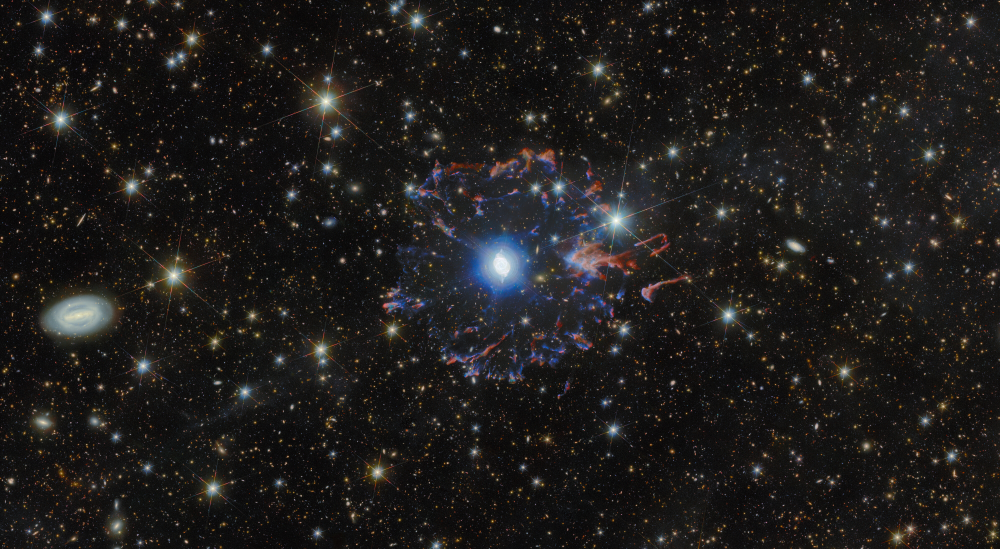
#> input picture data/input/hubble_pictures/5475_1.jpg, 4000 x 2195 px (shown at 1/4 size)
$ python preprocess.py ../../../data/input/hubble_pictures/5475_1.jpg ../../../data/input/hubble_pictures/8cf8e4a920622b88bcf7e17844bfb36c.jpg
#> lines starting #> are read from the running program, lines starting #| are printed output that depends on the picture
import sys
import numpy as np
from PIL import Image

def process_image(img_path, out_path, target_width, target_height):
#> called with target_width = 1000, target_height = 83
    img = Image.open(img_path).convert('L') # Grayscale
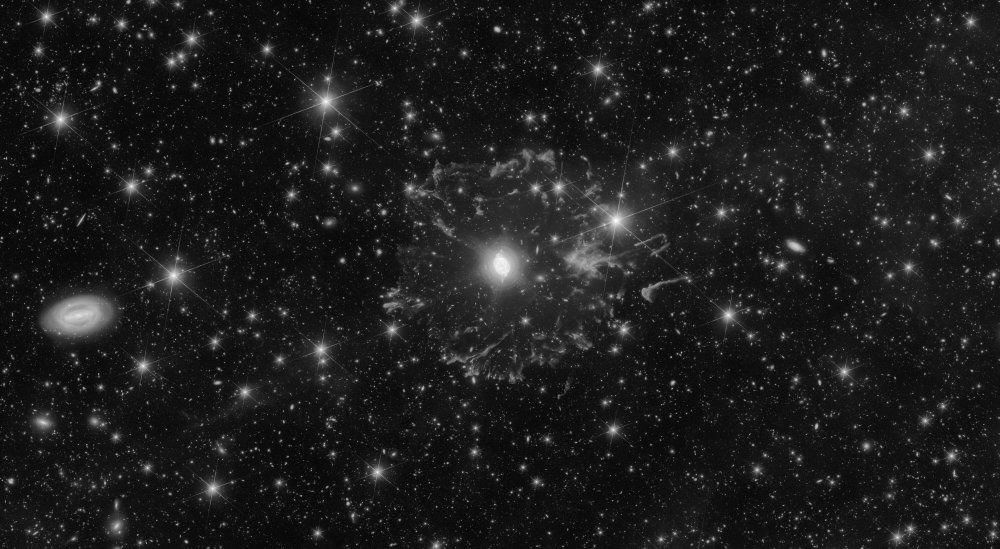
#> img: PIL image 4000x2195 L (shown at 1/4 size); min 0, max 255, mean 29.2
    img = img.resize((target_width, target_height), Image.Resampling.LANCZOS)
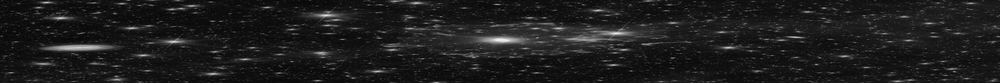
#> img: PIL image 1000x83 L; min 0, max 240, mean 29.2

    # img array shape is (target_height, target_width)
    img_array = np.array(img, dtype=np.float32)

    # Normalize to 0..1
    img_array /= 255.0

    # Optional: apply a non-linear scaling (e.g. gamma correction) so faint stars are audible but don't overwhelm
    img_array = np.power(img_array, 2.0)
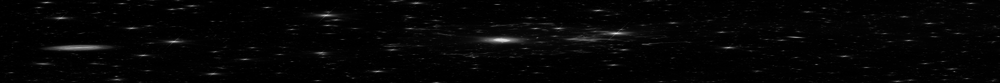
#> img_array: shape (83, 1000) float32; min 0, max 0.886, mean 0.021

    # Row 0 is top of image (high freq). We want bin 0 in our output to be low freq (bottom of image).
    # So we flip the image vertically.
    img_array = np.flipud(img_array)
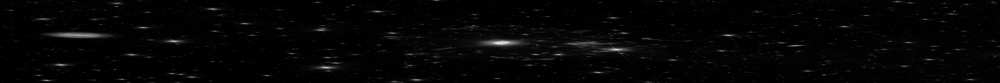
#> img_array: shape (83, 1000) float32; min 0, max 0.886, mean 0.021

    # Output needs to be read column by column.
    # Shape after transpose: (target_width, target_height)
    img_col_major = img_array.T
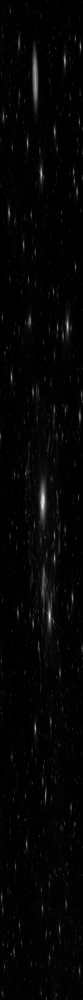
#> img_col_major: shape (1000, 83) float32; min 0, max 0.886, mean 0.021

    # Save as raw float32
    img_col_major.tofile(out_path)
    print(f"Processed {img_path} -> {out_path} (shape: {img_col_major.shape})")
#| Processed ../../../data/input/hubble_pictures/5475_1.jpg -> ../../../data/input/hubble_pictures/8cf8e4a920622b88bcf7e17844bfb36c.jpg (shape: (1000, 83))

if __name__ == "__main__":
    if len(sys.argv) != 3:
        print("Usage: python preprocess.py <in_image> <out_raw>")
        sys.exit(1)

    process_image(sys.argv[1], sys.argv[2], 1000, 83)

$ run again, on data/input/hubble_pictures/ssc2007-03a1.jpg
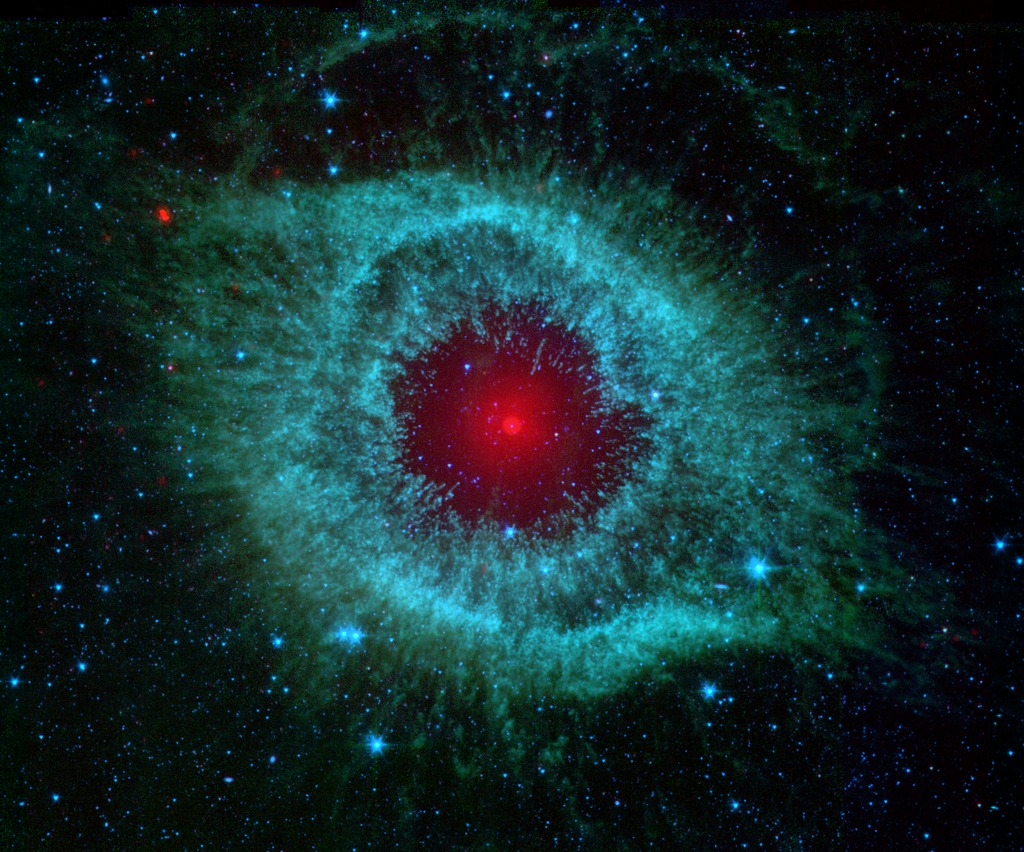
#> input picture data/input/hubble_pictures/ssc2007-03a1.jpg, 1024 x 852 px
#> in process_image, `img_array = np.flipud(img_array)`:
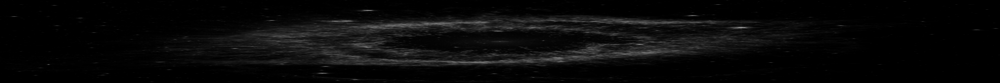
#> img_array: shape (83, 1000) float32; min 0, max 0.567, mean 0.037
#> in process_image, `img_col_major = img_array.T`:
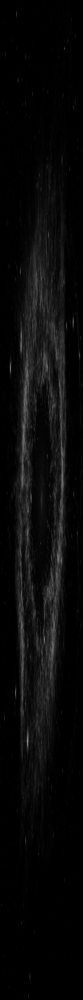
#> img_col_major: shape (1000, 83) float32; min 0, max 0.567, mean 0.037
#| Processed ../../../data/input/hubble_pictures/ssc2007-03a1.jpg -> ../../../data/input/hubble_pictures/ssc2007-03a1.jpg (shape: (1000, 83))

$ run again, on data/input/hubble_pictures/Hubble-Space-Telescope-Images-IRAS-230776707-Image-Credit-NASA.webp
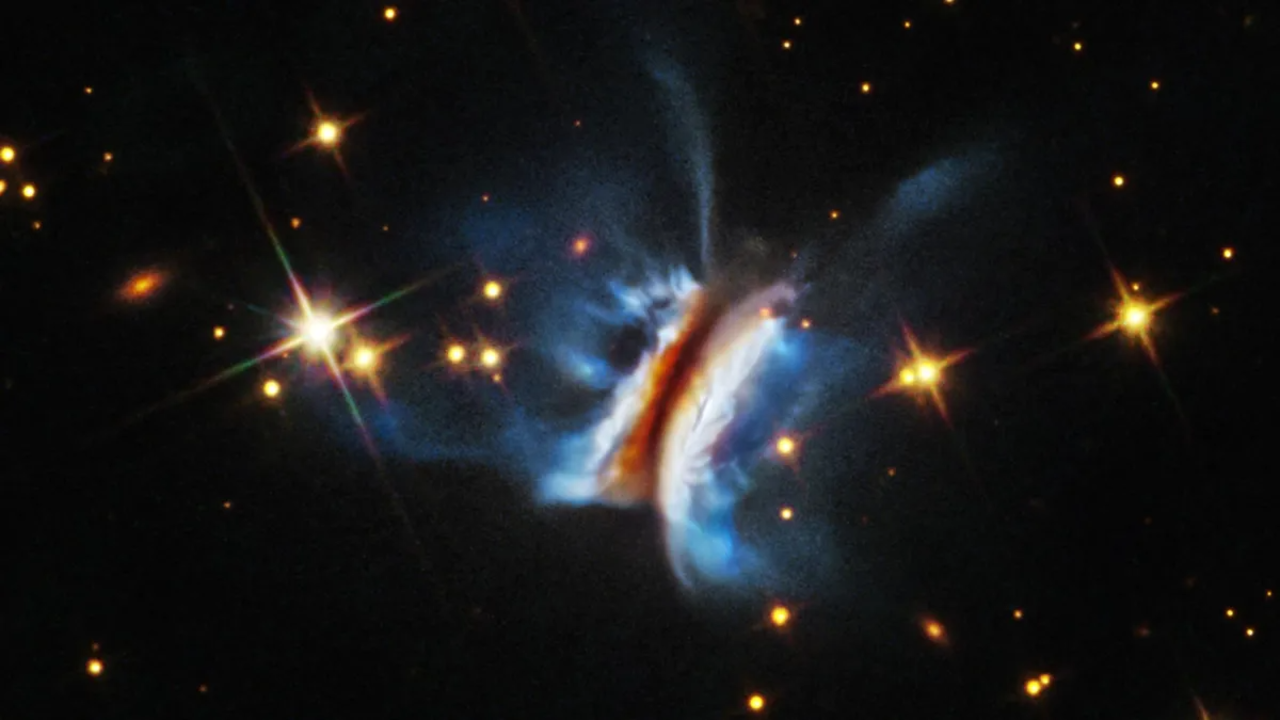
#> input picture data/input/hubble_pictures/Hubble-Space-Telescope-Images-IRAS-230776707-Image-Credit-NASA.webp, 1280 x 720 px
#> in process_image, `img_array = np.flipud(img_array)`:
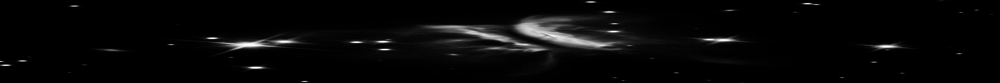
#> img_array: shape (83, 1000) float32; min 0, max 1, mean 0.0317
#> in process_image, `img_col_major = img_array.T`:
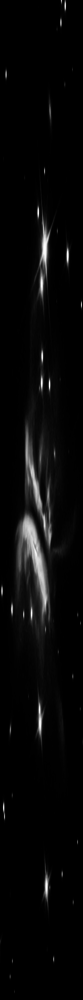
#> img_col_major: shape (1000, 83) float32; min 0, max 1, mean 0.0317
#> (printed output is left out)
